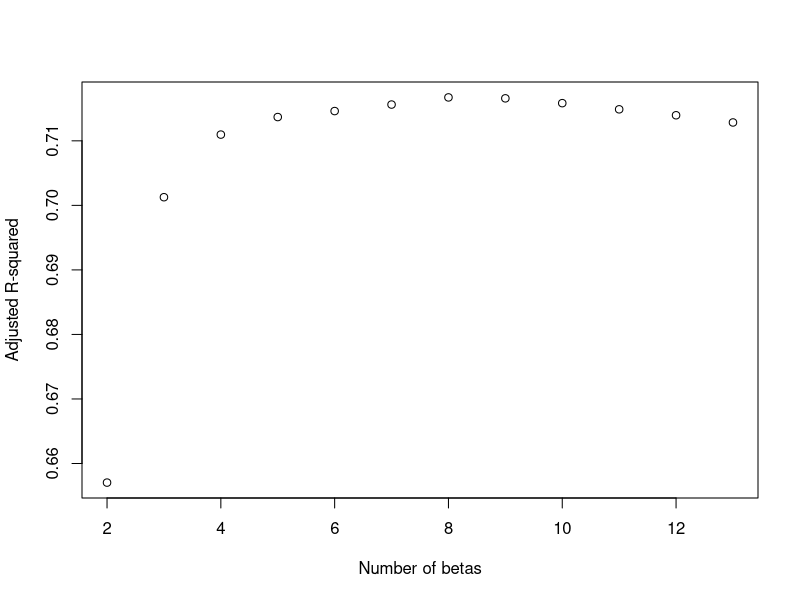
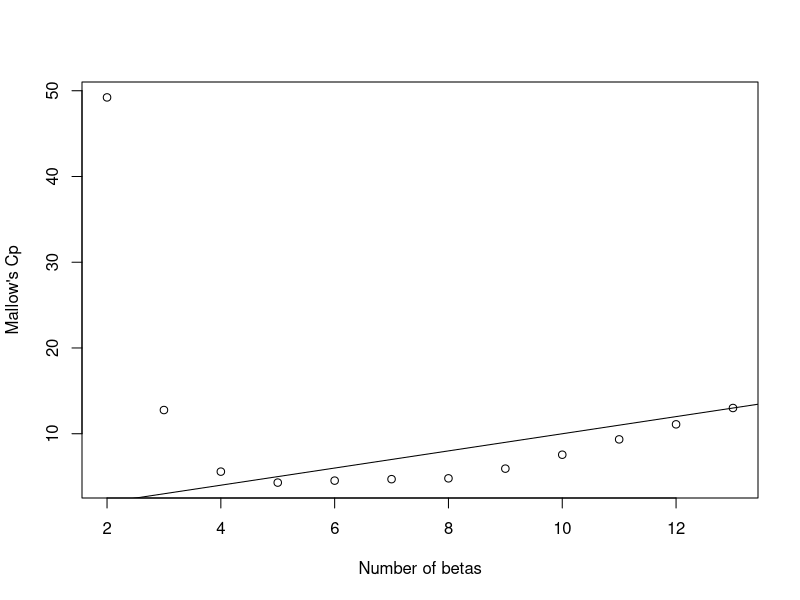
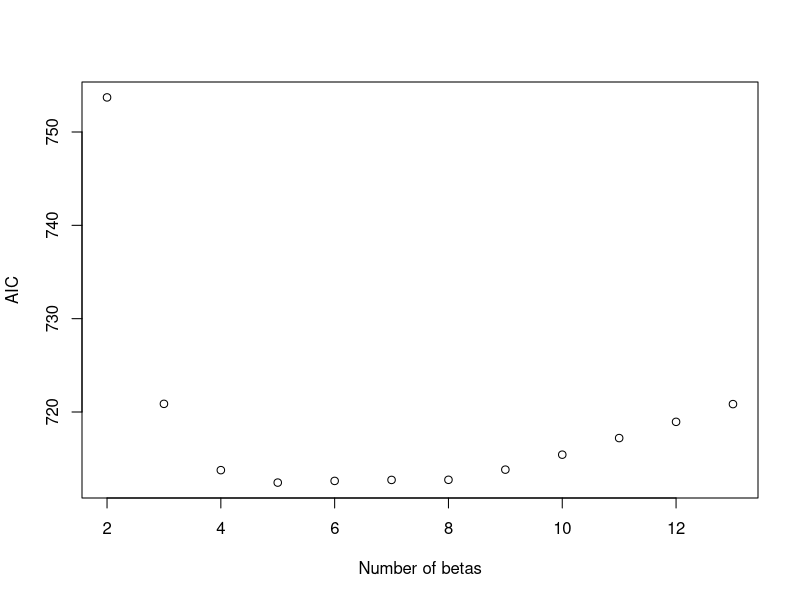
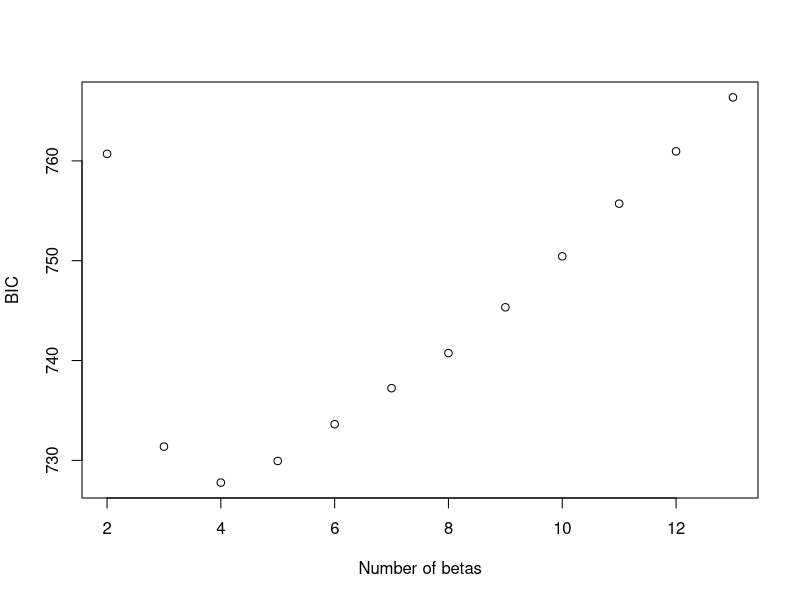

Source code (R) for these figures, in order:
####################################################################
#### Setup
####################################################################
## Import needed libraries and data
require(reshape2)
require(ggplot2)
require(gridExtra)
require(leaps)
require(car)

## Load data from file
initial_bfp_data=read.table('BODY_FAT.TXT',header=TRUE,sep='\t')

## Recalculate body fat percentage
bfp = (495/initial_bfp_data$Density)-450
bfp[bfp<0] = 0
bfp[bfp>100] = 100
bfp = round(bfp,digits=1)
initial_bfp_data$SiriBFperc <- bfp
initial_bfp_data = initial_bfp_data[-41,]

## Create new bfp_data subset
bfp_data = subset(initial_bfp_data, select = c(Density,SiriBFperc,AbdomenC,Weight,Height,NeckC,ChestC,HipC,ThighC,KneeC,AnkleC,BicepsC,ForearmC,WristC))
bfp_data = subset(bfp_data, bfp_data$Height>50 & bfp_data$SiriBFperc < 41 & bfp_data$SiriBFperc > 2 & bfp_data$Weight < 300)

####################################################################
#### Part A - Backward Elimination
####################################################################
lm_backward = lm(SiriBFperc ~ . - Density,data=bfp_data)
scrap = sort(summary(lm_backward)$coefficients[,4], decreasing=TRUE)
scrap > 0.15

lm_backward = update(lm_backward, . ~ . - KneeC)
scrap = sort(summary(lm_backward)$coefficients[,4], decreasing=TRUE)
scrap > 0.15

lm_backward = update(lm_backward, . ~ . - ThighC)
scrap = sort(summary(lm_backward)$coefficients[,4], decreasing=TRUE)
scrap > 0.15

lm_backward = update(lm_backward, . ~ . - Weight)
scrap = sort(summary(lm_backward)$coefficients[,4], decreasing=TRUE)
scrap > 0.15

lm_backward = update(lm_backward, . ~ . - AnkleC)
scrap = sort(summary(lm_backward)$coefficients[,4], decreasing=TRUE)
scrap > 0.15

lm_backward = update(lm_backward, . ~ . - BicepsC)
scrap = sort(summary(lm_backward)$coefficients[,4], decreasing=TRUE)
scrap > 0.15

lm_backward = update(lm_backward, . ~ . - ChestC)
scrap = sort(summary(lm_backward)$coefficients[,4], decreasing=TRUE)
scrap > 0.15

lm_backward = update(lm_backward, . ~ . - ForearmC)
scrap = sort(summary(lm_backward)$coefficients[,4], decreasing=TRUE)
scrap > 0.15

lm_backward = update(lm_backward, . ~ . - HipC)
scrap = sort(summary(lm_backward)$coefficients[,4], decreasing=TRUE)
scrap > 0.15


####################################################################
#### Part B - Forward Selection
####################################################################
lm_forward = lm(SiriBFperc ~ 1,data=bfp_data)
lm_forward = update(lm_forward, . ~ . + AbdomenC)
lm_forward = update(lm_forward, . ~ . + Weight)
lm_forward = update(lm_forward, . ~ . + WristC)
lm_forward = update(lm_forward, . ~ . + Height)

####################################################################
#### Part C - RSS Selection
####################################################################
lm_full = lm(SiriBFperc ~ . - Density,data=bfp_data)
select_rss = regsubsets(SiriBFperc ~ . - Density,method = "exhaustive",nvmax=13,nbest = 1,data = bfp_data)
select_sum = summary(select_rss)
select_sum$which

## Compute RSS, TSS
p_full=13
p=2:p_full
RSS_p=select_sum$rss
totalSS=sum((bfp_data$SiriBFperc-mean(bfp_data$SiriBFperc))^2)

## Compute Adjusted R2
n=nrow(bfp_data)
R2_adj=1-(RSS_p/(n-p))/(totalSS/(n-1))
plot(p,R2_adj,xlab="Number of betas",ylab="Adjusted R-squared")

## Compute Mallow's C
sigma_hat_full=summary(lm_full)$sigma
C_p=RSS_p/(sigma_hat_full^2)+2*p-n
C_p_diff = abs(abs(C_p)-p)
plot(p,C_p,xlab="Number of betas",ylab="Mallow's Cp")
abline(0,1)

## Compute AIC, BIC
aic_p=n*log(RSS_p/n)+2*p
plot(p,aic_p,xlab="Number of betas",ylab="AIC")
bic_p=n*log(RSS_p/n)+p*log(n)
plot(p,bic_p,xlab="Number of betas",ylab="BIC")

## Create Summary
cbind(select_sum$which,R2_adj,C_p_diff,aic_p,bic_p)
lm_rss = lm(SiriBFperc ~ AbdomenC + Height + NeckC + WristC, data=bfp_data)

####################################################################
#### Part D - Model Evaluation
####################################################################
vif(lm_backward)
vif(lm_forward)
vif(lm_rss)
lm_forward = update(lm_forward, . ~ . - Weight) 

means = data.frame(rbind(colMeans(bfp_data)))
predict(lm_forward,means, interval="predict")
predict(lm_backward,means, interval="predict")
predict(lm_rss,means, interval="predict")
